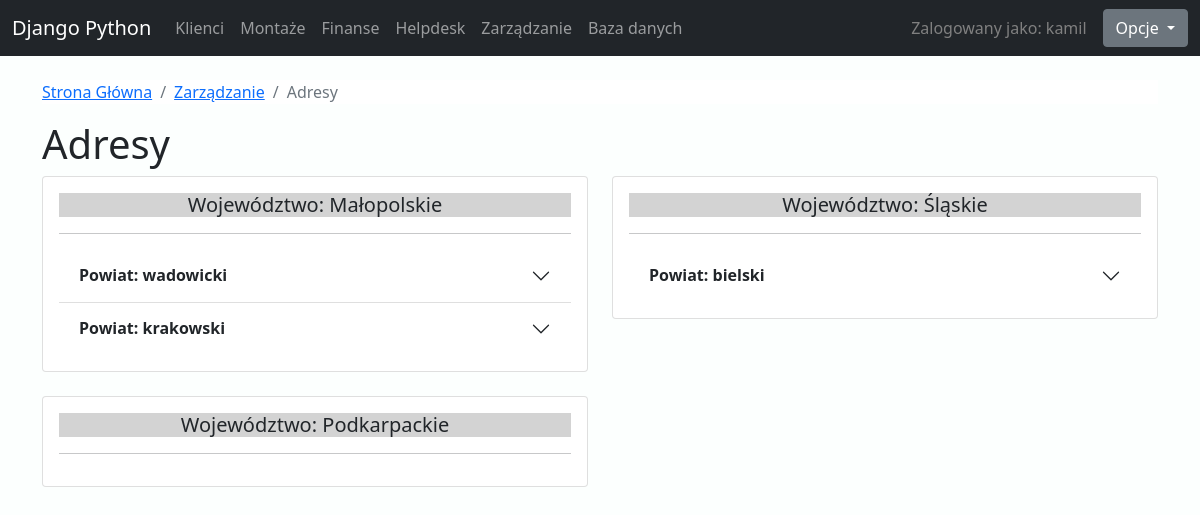
Page /zarzadzanie/spisAdresow/ (signed in) on the committed database.
### klienci/models.py (models this page shows, shortened)
class Wojewodztwo(models.Model):
    nazwaWojewodztwa = models.CharField(max_length=50)
    class Meta:
        verbose_name = "Województwo"
        verbose_name_plural = "Województwa"

class Powiat(models.Model):
    wojewodztwo = models.ForeignKey(Wojewodztwo, on_delete=models.CASCADE)
    nazwaPowiatu = models.CharField(max_length=50)
    class Meta:
        verbose_name = "Powiat"
        verbose_name_plural = "Powiaty"

### zarzadzanie/views.py (the view)
# urls.py: path('spisAdresow/', views.spisAdresow, name="spisAdresow"),
@login_required(login_url="logowanie")
def spisAdresow(request):
    wojewodztwa = Wojewodztwo.objects.all()
    powiaty = Powiat.objects.all()
    gminy = Gmina.objects.all()
    miasta = Miasto.objects.all()
    ulice = Ulica.objects.all()
    return render(request, 'zarzadzanie/spisAdresow.html', {"wojewodztwa":wojewodztwa, 'powiaty':powiaty, 'gminy':gminy, 'miasta': miasta, 'ulice':ulice})

### templates/zarzadzanie/spisAdresow.html (shortened to what this page needs)
{% extends 'glowna/szablon.html' %}
{%block content %}
<nav style="background-color:white;" aria-label="breadcrumb">
  <ol class="breadcrumb">
    <li class="breadcrumb-item"><a href="{% url 'glowna' %}">Strona Główna</a></li>
    <li class="breadcrumb-item"><a href="{% url 'zarzadzanie' %}">Zarządzanie</a></li>
    <li class="breadcrumb-item active" aria-current="page">Adresy</li>
  </ol>
</nav>
<h1> Adresy </h1>
<div class="row">
{% for wojewodztwo in wojewodztwa  %}
    <div class="col-sm-6">
        <div class="card">
            <div class="card-body">
                    <h5 style="background-color:lightgray; text-align:center;" class="card-title">Województwo: {{wojewodztwo.nazwaWojewodztwa}}</h5> <hr>
                    <div class="accordion accordion-flush" id="accordionFlushExample">
                      {% for powiat in powiaty %}
                      {% if powiat.wojewodztwo == wojewodztwo %}
                                <div class="accordion-item">
                                  <h2 class="accordion-header" id="flush-heading{{powiat.id}}">
                                    <button class="accordion-button collapsed" type="button" data-bs-toggle="collapse" data-bs-target="#flush-powiat{{powiat.id}}" aria-expanded="false" aria-controls="flush-powiat{{powiat.id}}">
                                      <b>Powiat: {{powiat.nazwaPowiatu}}</b>
                                    </button>
                                  </h2>
                                </div>
                    {% endif %}
                    {% endfor %}
                    </div>
            </div>
        </div>
      <br>
    </div>
{% endfor %}
</div>
{% endblock %}

### templates/glowna/nawigacja.html (shortened to what this page needs)
<div class="sticky-top">
<nav class="navbar navbar-expand-lg navbar-dark bg-dark">
			<div class="container-fluid">
				<a href="{% url 'glowna'%}" class="navbar-brand">Django Python</a>
				<div class="collapse navbar-collapse" id="navbarSupportedContent">
					<ul class="navbar-nav me-auto mb-2 mb-lg-0">
							<li class="nav-item">
								<a class="nav-link" href="{% url 'klienci'%}">Klienci </a>
							</li>
							<li class="nav-item">
								<a class="nav-link" href="{% url 'montaze'%}">Montaże</a>
							</li>
							<li class="nav-item">
								<a class="nav-link" href="{% url 'finanse'%}">Finanse</a>
							</li>
							<li class="nav-item">
								<a class="nav-link" href="{% url 'zgloszenia'%}">Helpdesk</a>
							</li>
							<li class="nav-item">
								<a class="nav-link" href="{% url 'zarzadzanie'%}">Zarządzanie</a>
							</li>
							{% if request.user.is_superuser %}
							<li class="nav-item">
								<a class="nav-link" href="{% url 'admin:index' %}">Baza danych</a>
							</li>
							{% else %}
							<li class="nav-item">
								<a class="nav-link disabled" href="{% url 'admin:index' %}">Baza danych</a>
							</li>
							{% endif %}
					</ul>
						<span style="color:gray;"class="nav-link">Zalogowany jako: {{request.user}} </span>
						<div class="dropdown ">
							<button class="btn btn-secondary dropdown-toggle" type="button" id="dropdownMenuButton1" data-bs-toggle="dropdown" aria-expanded="false">
							Opcje
							</button>
						</div>
				</div>
			</div>
</nav>
</div>

### statyczne/szablonStyl.css (style rules this page uses)
body { background-color:rgb(252, 255, 254); }

### rows in the picture
Wojewodztwo: nazwaWojewodztwa "Małopolskie"
Powiat: nazwaPowiatu "wadowicki"
Powiat: nazwaPowiatu "krakowski"
Wojewodztwo: nazwaWojewodztwa "Śląskie"
Powiat: nazwaPowiatu "bielski"
Wojewodztwo: nazwaWojewodztwa "Podkarpackie"

### other values in the picture
{{ request.user }} "kamil"
